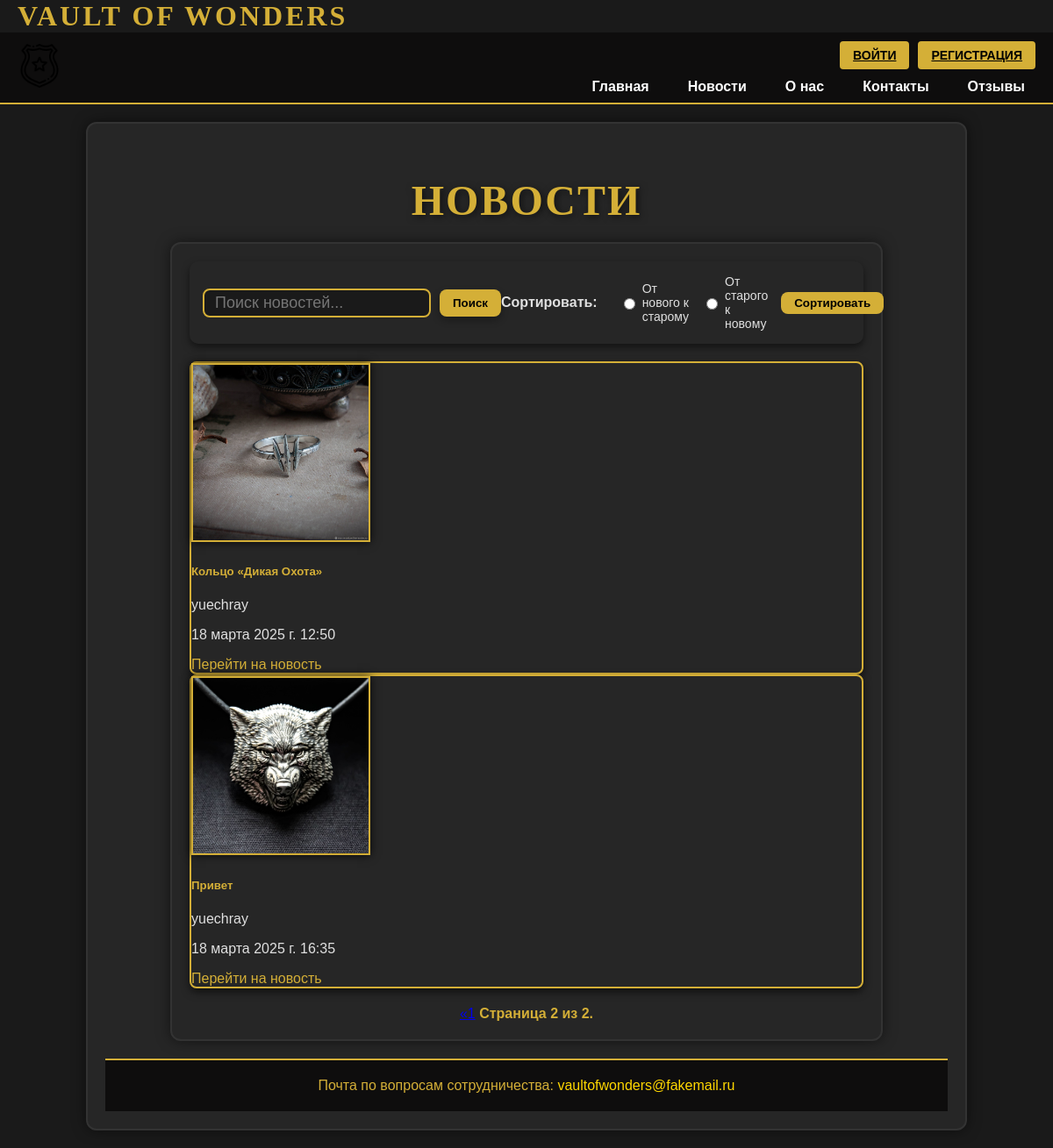
Before: /news/?page=2 with the older database file.
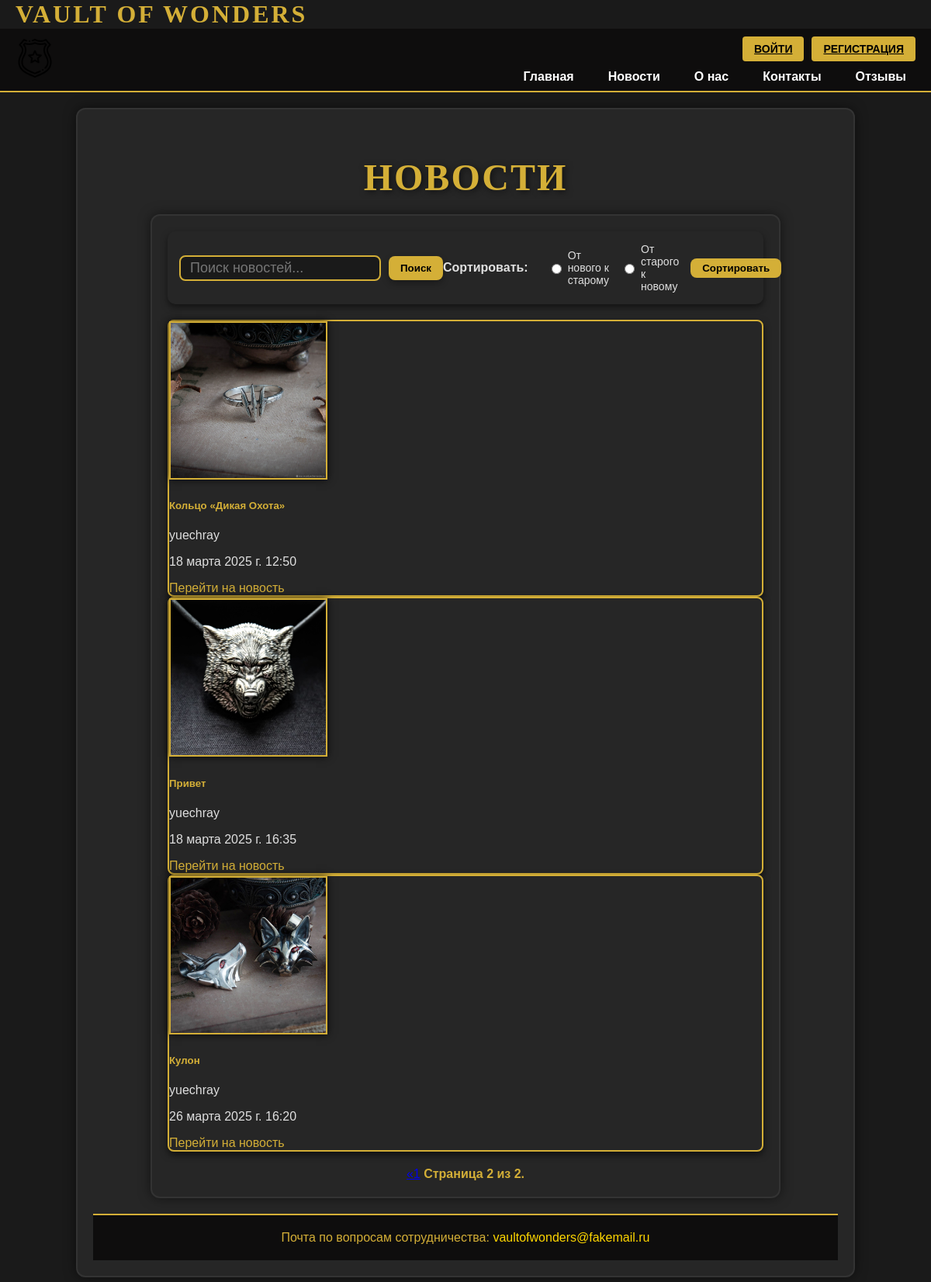
After: the same page with the newer database file.
### app/models.py (models this page shows, shortened)
class Task(models.Model):
    title = models.CharField('Название', max_length=50)
    task = models.TextField('Описание')
    date_published = models.DateTimeField(default=timezone.now, verbose_name="Дата публикации")
    image = models.ImageField(upload_to="media/Images/", verbose_name="Изображение", null=True, blank=True)
    author = models.ForeignKey(User, on_delete=models.CASCADE, verbose_name="Автор", null=True, blank=True)
    def get_absolute_url(self):
        return f"/detail/{self.pk}/"
    class Meta:
        verbose_name = 'Новость'
        verbose_name_plural = 'Новости'

### app/views.py (the view, shortened to what this page needs)
# urls.py: path('news/', views.news, name='news'),
def news(request):
    tasks = Task.objects.all()
    search = request.GET.get('search')
    if search:
        tasks = tasks.filter(title__icontains=search)
    paginator = Paginator(tasks, 4)
    page_number = request.GET.get("page")
    page_obj = paginator.get_page(page_number)
    context = {
        'page_obj': page_obj,
        'user': request.user
    }
    return render(request, 'news.html', context)

### app/templates/news.html (shortened to what this page needs)
{% extends 'base.html' %}
{% load static %}
{% block content %}
<h1 class="news-zag">Новости</h1>
<div class="container">
    <div class="filter-container">
        <form method="GET" class="search-form">
            <input class="input-find" name="search" placeholder="Поиск новостей..." type="text">
            <button class="btn-search" type="submit">Поиск</button>
        </form>
        <form method="POST" class="sort-form">
            <span class="sort-label">Сортировать:</span>
            <label><input type="radio" name="reason" value="upper"> От нового к старому</label>
            <label><input type="radio" name="reason" value="lower"> От старого к новому</label>
            <button class="btn-sort" type="submit">Сортировать</button>
        </form>
    </div>
    <div class="row gy-4 gx-1">
        {% if page_obj %}
            {% for el in page_obj %}
                <div class="col-md-4">
                    <div class="card news-item">
                        {% if el.image %}
                            <img alt="..." class="card-img-top news-img" src="{% get_media_prefix %}/{{ el.image }}">
                        {% endif %}
                        <div class="card-body">
                            <h5 class="card-title"><a href="{{ el.get_absolute_url }}">{{ el.title }} </a></h5>
                            {% if el.author %}
                                <p>{{ el.author }}</p>
                            {% endif %}
                            <p>{{ el.date_published }}</p>
                            <a class="btn btn-primary" href="{{ el.get_absolute_url }}">Перейти на новость</a>
                        </div>
                    </div>
                </div>
            {% endfor %}
        {% else %}
            <p>У нас нет записей</p>
        {% endif %}
    </div>
    <div class="paginator">
        <span class="step-links">
            {% if page_obj.has_previous %}
                <a class="btn btn-light" href="?page=1">&laquo;1</a>
            {% endif %}
            <span class="current">
                Страница {{ page_obj.number }} из {{ page_obj.paginator.num_pages }}.
            </span>
        </span>
    </div>
{% endblock %}

Changed rows visible on the page:
added Task: image (picture), title "Кулон", author "yuechray", date_published "26 марта 2025 г. 16:20"
